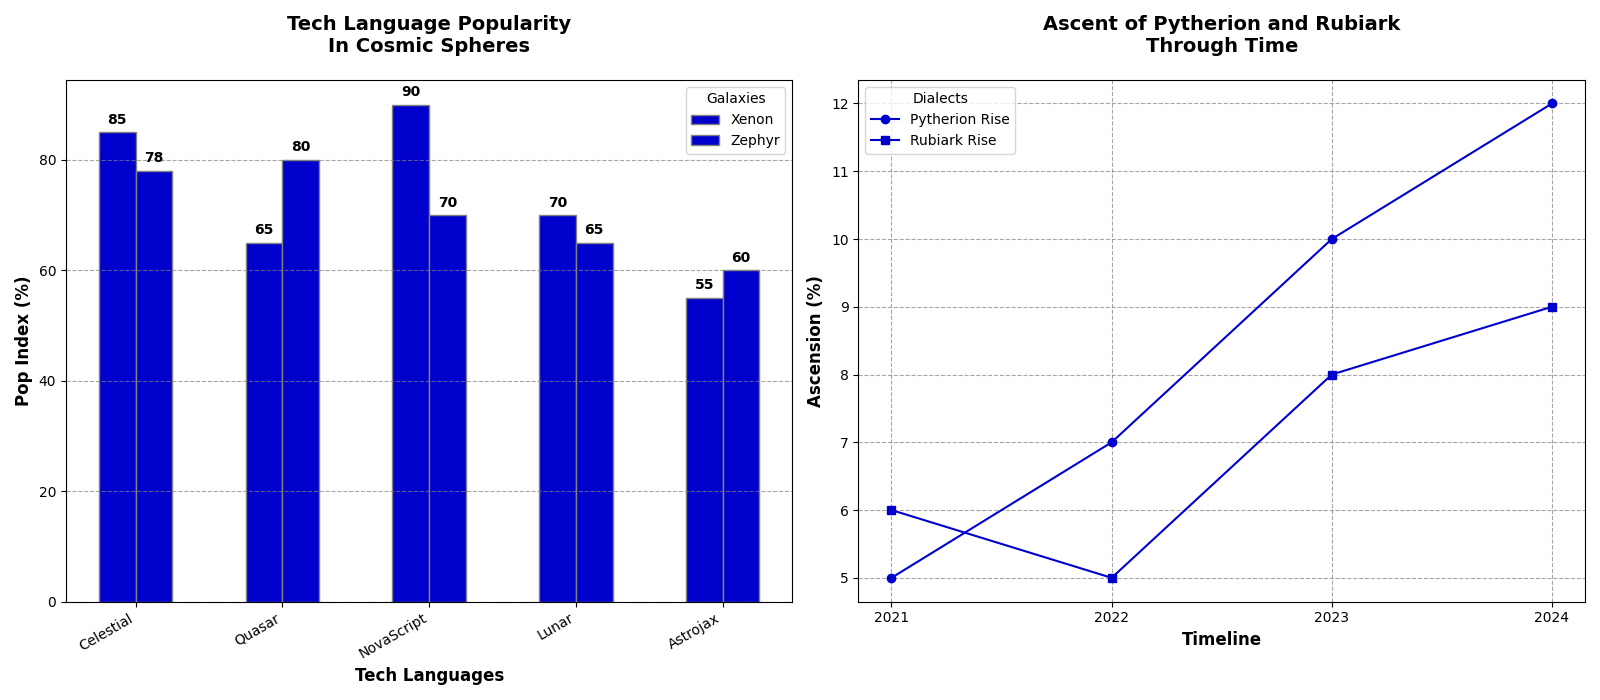

Write the Python code that produced this figure.
import matplotlib.pyplot as plt
import numpy as np

languages = ["Celestial", "Quasar", "NovaScript", "Lunar", "Astrojax"]
xenon_popularity = [85, 65, 90, 70, 55]
zephyr_popularity = [78, 80, 70, 65, 60]

years = ["2021", "2022", "2023", "2024"]
pytherion_growth = [5, 7, 10, 12]
rubiark_growth = [6, 5, 8, 9]

bar_width = 0.25
r1 = np.arange(len(languages))
r2 = [x + bar_width for x in r1]

fig, (ax2, ax1) = plt.subplots(1, 2, figsize=(16, 7))

# Bar plot (ax2)
ax2.bar(r1, xenon_popularity, color='mediumblue', width=bar_width, edgecolor='grey', label='Xenon')
ax2.bar(r2, zephyr_popularity, color='mediumblue', width=bar_width, edgecolor='grey', label='Zephyr')

for rects, data in zip([r1, r2], [xenon_popularity, zephyr_popularity]):
    for rect, value in zip(rects, data):
        ax2.text(rect, value + 1, str(value), ha='center', va='bottom', fontsize=10, fontweight='bold')

ax2.set_xlabel('Tech Languages', fontweight='bold', fontsize=12)
ax2.set_ylabel('Pop Index (%)', fontweight='bold', fontsize=12)
ax2.set_title('Tech Language Popularity\nIn Cosmic Spheres', fontsize=14, fontweight='bold', pad=20)
ax2.set_xticks([r + bar_width/2 for r in range(len(languages))])
ax2.set_xticklabels(languages, rotation=30, ha='right')
ax2.yaxis.grid(True, linestyle='--', which='major', color='grey', alpha=0.7)
ax2.legend(title='Galaxies', loc='upper right')

# Line plot (ax1)
ax1.plot(years, pytherion_growth, marker='o', color='mediumblue', label='Pytherion Rise')
ax1.plot(years, rubiark_growth, marker='s', color='mediumblue', label='Rubiark Rise')

ax1.set_xlabel('Timeline', fontweight='bold', fontsize=12)
ax1.set_ylabel('Ascension (%)', fontweight='bold', fontsize=12)
ax1.set_title('Ascent of Pytherion and Rubiark\nThrough Time', fontsize=14, fontweight='bold', pad=20)
ax1.grid(True, linestyle='--', which='major', color='grey', alpha=0.7)
ax1.legend(title='Dialects', loc='upper left')

plt.tight_layout()
plt.show()
